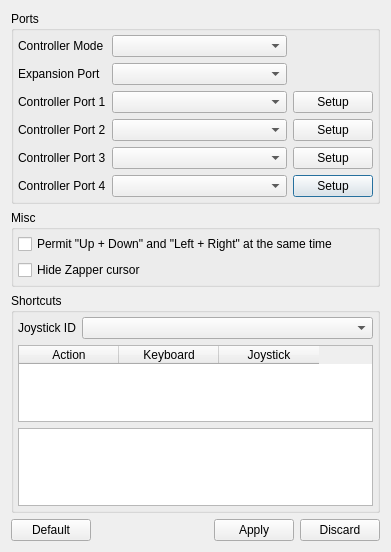
<?xml version="1.0" encoding="UTF-8"?>
<ui version="4.0">
 <class>Input_dialog</class>
 <widget class="QDialog" name="Input_dialog">
  <property name="geometry">
   <rect>
    <x>0</x>
    <y>0</y>
    <width>391</width>
    <height>552</height>
   </rect>
  </property>
  <property name="windowTitle">
   <string>Input Configuration</string>
  </property>
  <layout class="QVBoxLayout" name="verticalLayout_Input_Dialog">
   <item>
    <widget class="QGroupBox" name="groupBox_Ports">
     <property name="title">
      <string>Ports</string>
     </property>
     <property name="flat">
      <bool>true</bool>
     </property>
     <layout class="QVBoxLayout" name="verticalLayout_groupBox_Ports">
      <property name="leftMargin">
       <number>4</number>
      </property>
      <property name="topMargin">
       <number>4</number>
      </property>
      <property name="rightMargin">
       <number>4</number>
      </property>
      <property name="bottomMargin">
       <number>4</number>
      </property>
      <item>
       <layout class="QGridLayout" name="gridLayout_Settings_Ports">
        <item row="3" column="1">
         <widget class="QComboBox" name="comboBox_cp2">
          <property name="sizePolicy">
           <sizepolicy hsizetype="Expanding" vsizetype="Fixed">
            <horstretch>0</horstretch>
            <verstretch>0</verstretch>
           </sizepolicy>
          </property>
         </widget>
        </item>
        <item row="2" column="1">
         <widget class="QComboBox" name="comboBox_cp1">
          <property name="sizePolicy">
           <sizepolicy hsizetype="Expanding" vsizetype="Fixed">
            <horstretch>0</horstretch>
            <verstretch>0</verstretch>
           </sizepolicy>
          </property>
         </widget>
        </item>
        <item row="1" column="1">
         <widget class="QComboBox" name="comboBox_exp">
          <property name="sizePolicy">
           <sizepolicy hsizetype="Expanding" vsizetype="Fixed">
            <horstretch>0</horstretch>
            <verstretch>0</verstretch>
           </sizepolicy>
          </property>
         </widget>
        </item>
        <item row="5" column="1">
         <widget class="QComboBox" name="comboBox_cp4">
          <property name="sizePolicy">
           <sizepolicy hsizetype="Expanding" vsizetype="Fixed">
            <horstretch>0</horstretch>
            <verstretch>0</verstretch>
           </sizepolicy>
          </property>
         </widget>
        </item>
        <item row="5" column="0">
         <widget class="QLabel" name="label_cp4">
          <property name="text">
           <string>Controller Port 4</string>
          </property>
         </widget>
        </item>
        <item row="5" column="2">
         <widget class="QPushButton" name="pushButton_cp4">
          <property name="text">
           <string>Setup</string>
          </property>
         </widget>
        </item>
        <item row="3" column="0">
         <widget class="QLabel" name="label_cp2">
          <property name="text">
           <string>Controller Port 2</string>
          </property>
         </widget>
        </item>
        <item row="2" column="0">
         <widget class="QLabel" name="label_cp1">
          <property name="text">
           <string>Controller Port 1</string>
          </property>
         </widget>
        </item>
        <item row="4" column="1">
         <widget class="QComboBox" name="comboBox_cp3">
          <property name="sizePolicy">
           <sizepolicy hsizetype="Expanding" vsizetype="Fixed">
            <horstretch>0</horstretch>
            <verstretch>0</verstretch>
           </sizepolicy>
          </property>
         </widget>
        </item>
        <item row="2" column="2">
         <widget class="QPushButton" name="pushButton_cp1">
          <property name="text">
           <string>Setup</string>
          </property>
         </widget>
        </item>
        <item row="4" column="0">
         <widget class="QLabel" name="label_cp3">
          <property name="text">
           <string>Controller Port 3</string>
          </property>
         </widget>
        </item>
        <item row="1" column="0">
         <widget class="QLabel" name="label_exp">
          <property name="text">
           <string>Expansion Port</string>
          </property>
         </widget>
        </item>
        <item row="0" column="1">
         <widget class="QComboBox" name="comboBox_cm">
          <property name="sizePolicy">
           <sizepolicy hsizetype="Expanding" vsizetype="Fixed">
            <horstretch>0</horstretch>
            <verstretch>0</verstretch>
           </sizepolicy>
          </property>
         </widget>
        </item>
        <item row="3" column="2">
         <widget class="QPushButton" name="pushButton_cp2">
          <property name="text">
           <string>Setup</string>
          </property>
         </widget>
        </item>
        <item row="4" column="2">
         <widget class="QPushButton" name="pushButton_cp3">
          <property name="text">
           <string>Setup</string>
          </property>
         </widget>
        </item>
        <item row="0" column="0">
         <widget class="QLabel" name="label_cm">
          <property name="text">
           <string>Controller Mode</string>
          </property>
         </widget>
        </item>
       </layout>
      </item>
     </layout>
    </widget>
   </item>
   <item>
    <widget class="QGroupBox" name="groupBox_Misc">
     <property name="title">
      <string>Misc</string>
     </property>
     <property name="flat">
      <bool>true</bool>
     </property>
     <layout class="QVBoxLayout" name="verticalLayout_groupBox_Misc">
      <property name="leftMargin">
       <number>4</number>
      </property>
      <property name="topMargin">
       <number>4</number>
      </property>
      <property name="rightMargin">
       <number>4</number>
      </property>
      <property name="bottomMargin">
       <number>4</number>
      </property>
      <item>
       <widget class="QCheckBox" name="checkBox_Permit_updown">
        <property name="text">
         <string>Permit &quot;Up + Down&quot; and &quot;Left + Right&quot; at the same time</string>
        </property>
       </widget>
      </item>
      <item>
       <widget class="QCheckBox" name="checkBox_Hide_Zapper_cursor">
        <property name="text">
         <string>Hide Zapper cursor</string>
        </property>
       </widget>
      </item>
     </layout>
    </widget>
   </item>
   <item>
    <widget class="QGroupBox" name="groupBox_Shortcuts">
     <property name="title">
      <string>Shortcuts</string>
     </property>
     <property name="flat">
      <bool>true</bool>
     </property>
     <layout class="QVBoxLayout" name="verticalLayout_groupBox_Shortcuts">
      <property name="leftMargin">
       <number>4</number>
      </property>
      <property name="topMargin">
       <number>4</number>
      </property>
      <property name="rightMargin">
       <number>4</number>
      </property>
      <property name="bottomMargin">
       <number>4</number>
      </property>
      <item>
       <layout class="QHBoxLayout" name="horizontalLayout_joy_ID">
        <item>
         <widget class="QLabel" name="label_joy_ID">
          <property name="text">
           <string>Joystick ID</string>
          </property>
         </widget>
        </item>
        <item>
         <widget class="QComboBox" name="comboBox_joy_ID">
          <property name="sizePolicy">
           <sizepolicy hsizetype="Expanding" vsizetype="Fixed">
            <horstretch>0</horstretch>
            <verstretch>0</verstretch>
           </sizepolicy>
          </property>
         </widget>
        </item>
       </layout>
      </item>
      <item>
       <widget class="QTableWidget" name="tableWidget_Shortcuts">
        <property name="editTriggers">
         <set>QAbstractItemView::NoEditTriggers</set>
        </property>
        <property name="selectionMode">
         <enum>QAbstractItemView::NoSelection</enum>
        </property>
        <attribute name="verticalHeaderVisible">
         <bool>false</bool>
        </attribute>
        <column>
         <property name="text">
          <string>Action</string>
         </property>
        </column>
        <column>
         <property name="text">
          <string>Keyboard</string>
         </property>
        </column>
        <column>
         <property name="text">
          <string>Joystick</string>
         </property>
        </column>
       </widget>
      </item>
      <item>
       <widget class="QPlainTextEdit" name="plainTextEdit_input_info">
        <property name="focusPolicy">
         <enum>Qt::NoFocus</enum>
        </property>
        <property name="acceptDrops">
         <bool>false</bool>
        </property>
        <property name="verticalScrollBarPolicy">
         <enum>Qt::ScrollBarAlwaysOff</enum>
        </property>
        <property name="horizontalScrollBarPolicy">
         <enum>Qt::ScrollBarAlwaysOff</enum>
        </property>
        <property name="undoRedoEnabled">
         <bool>false</bool>
        </property>
        <property name="readOnly">
         <bool>true</bool>
        </property>
        <property name="plainText">
         <string notr="true"/>
        </property>
        <property name="textInteractionFlags">
         <set>Qt::NoTextInteraction</set>
        </property>
       </widget>
      </item>
     </layout>
    </widget>
   </item>
   <item>
    <layout class="QHBoxLayout" name="horizontalLayout_Standard_Button">
     <property name="spacing">
      <number>6</number>
     </property>
     <item>
      <widget class="QPushButton" name="pushButton_Default">
       <property name="text">
        <string>Default</string>
       </property>
      </widget>
     </item>
     <item>
      <spacer name="horizontalSpacer">
       <property name="orientation">
        <enum>Qt::Horizontal</enum>
       </property>
       <property name="sizeHint" stdset="0">
        <size>
         <width>0</width>
         <height>0</height>
        </size>
       </property>
      </spacer>
     </item>
     <item>
      <widget class="QPushButton" name="pushButton_Apply">
       <property name="text">
        <string>Apply</string>
       </property>
      </widget>
     </item>
     <item>
      <widget class="QPushButton" name="pushButton_Discard">
       <property name="text">
        <string>Discard</string>
       </property>
      </widget>
     </item>
    </layout>
   </item>
  </layout>
 </widget>
 <resources/>
 <connections/>
</ui>
